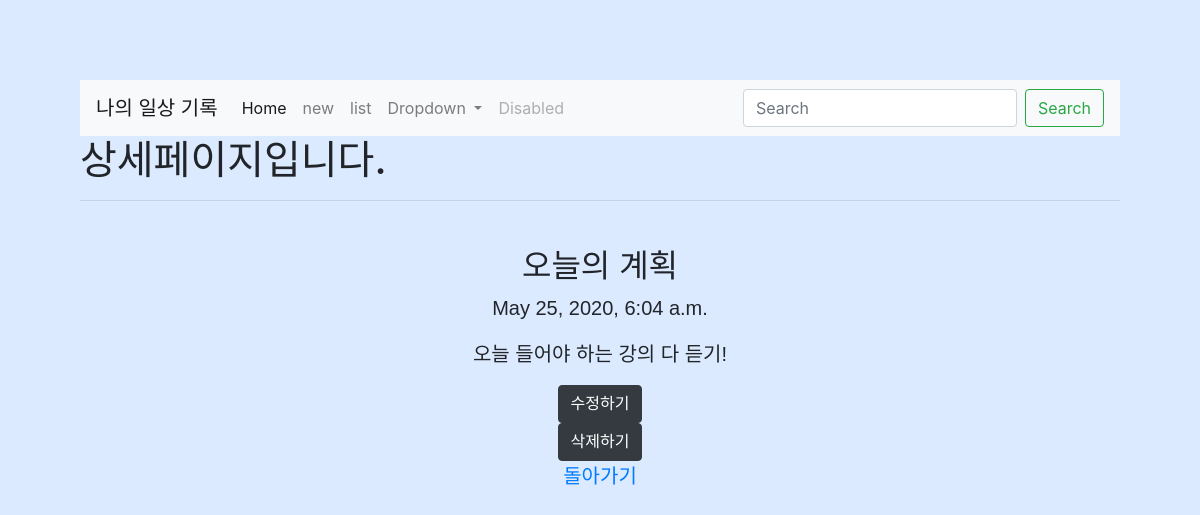
Page /blog/19/ on the committed database.
### blogapp/models.py (models this page shows, shortened)
class Blog(models.Model):
    title = models.CharField(max_length=200)
    pub_date = models.DateTimeField('data published')
    body = models.TextField()

### blogapp/views.py (the view)
# urls.py: path('blog/<int:blog_id>/', blogapp.views.detail, name='detail'),
def detail(request, blog_id):
    blog_detail = get_object_or_404(Blog, pk = blog_id)
    return render(request, 'detail.html', {'blog':blog_detail})

### blogapp/templates/detail.html (shortened to what this page needs)
{% extends 'base.html' %}
{% block content %}
<!doctype html>
<html>
  <head>
  </head>
  <body>
    <h1>상세페이지입니다.</h1>
    <hr>
    <div class = "container">
        <br>
        <h2>{{ blog.title }}</h2>
        <p>{{ blog.pub_date }}</p>
        <p>{{ blog.body }}</p>
        <form action = "{% url 'edit' blog.id %}" method="POST">
            <input class="btn btn-dark" type="submit" value="수정하기">
        </form>
        <form action = "{% url 'delete' blog.id %}" method="POST">
            <input class="btn btn-dark" type="submit" value="삭제하기">
        </form>
        <a href="{% url 'home' %}">돌아가기</a>
    </div>
  </body>
{% endblock %}

### blogapp/templates/detail.html (style rules this page uses)
.container { font-size: 20px; font-family: Consolas, sans-serif; top:50%; left:35%; height:100px; text-align: center; }
body { background-color:rgb(220, 234, 255); padding:80px; }

### rows in the picture
Blog: title "오늘의 계획", pub_date "May 25, 2020, 6:04 a.m.", body "오늘 들어야 하는 강의 다 듣기!"
